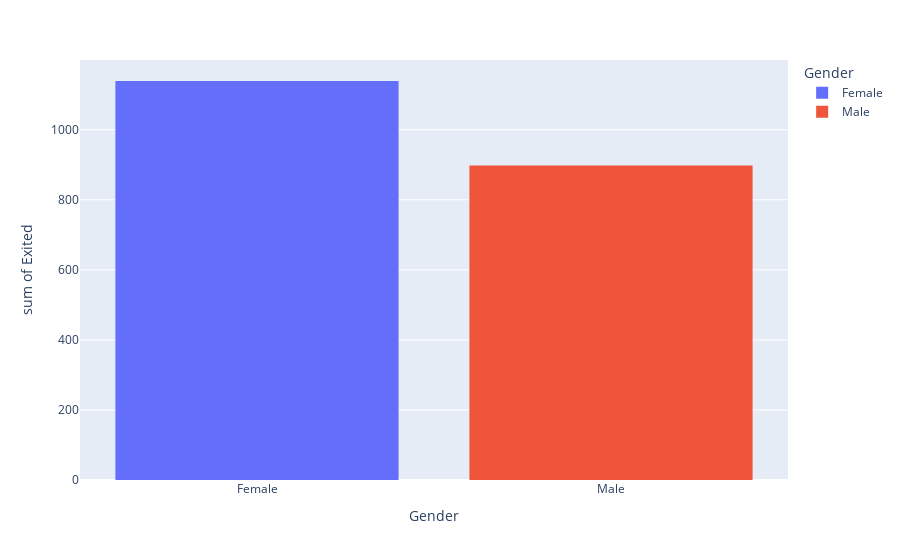

Here is the notebook cell this chart was saved with:
### Code cell
df = px.data.tips()
fig = px.histogram(churn_data, x="Gender", y="Exited", color="Gender")
fig.show()

### Figure 1 — Plotly figure (JSON) as saved in the notebook; plotly's stock layout.template omitted (floating-point values rounded to 4 significant figures; data arrays with more than 128 entries replaced by an {"elided": "..."} marker saying what was removed)
{"data": [{"alignmentgroup": "True", "bingroup": "x", "histfunc": "sum", "hovertemplate": "Gender=%{x}<br>sum of Exited=%{y}<extra></extra>", "legendgroup": "Female", "marker": {"color": "#636efa", "pattern": {"shape": ""}}, "name": "Female", "offsetgroup": "Female", "orientation": "v", "showlegend": true, "type": "histogram", "x": {"elided": "4543 str values"}, "xaxis": "x", "y": {"elided": "4543 int values"}, "yaxis": "y"}, {"alignmentgroup": "True", "bingroup": "x", "histfunc": "sum", "hovertemplate": "Gender=%{x}<br>sum of Exited=%{y}<extra></extra>", "legendgroup": "Male", "marker": {"color": "#EF553B", "pattern": {"shape": ""}}, "name": "Male", "offsetgroup": "Male", "orientation": "v", "showlegend": true, "type": "histogram", "x": {"elided": "5457 str values"}, "xaxis": "x", "y": {"elided": "5457 int values"}, "yaxis": "y"}], "layout": {"barmode": "relative", "legend": {"title": {"text": "Gender"}, "tracegroupgap": 0}, "margin": {"t": 60}, "xaxis": {"anchor": "y", "categoryarray": ["Female", "Male"], "categoryorder": "array", "domain": [0, 1], "title": {"text": "Gender"}}, "yaxis": {"anchor": "x", "domain": [0, 1], "title": {"text": "sum of Exited"}}}}
